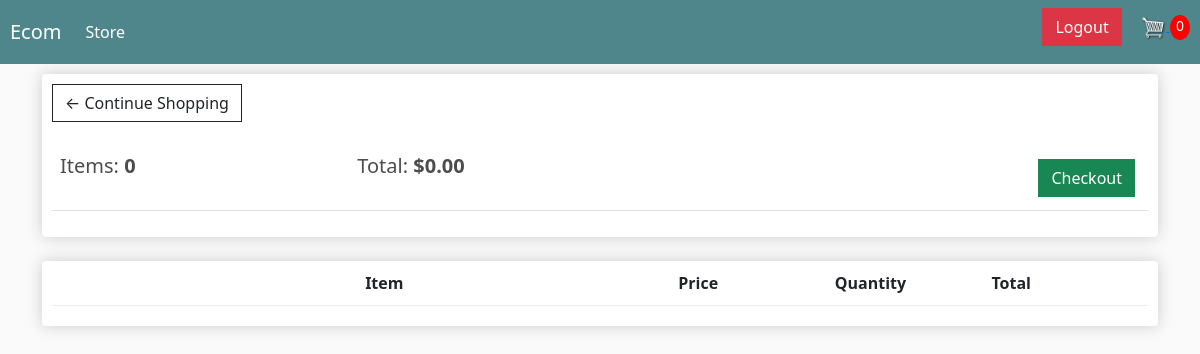
/cart/ (signed in), run on an earlier commit of the app's database.
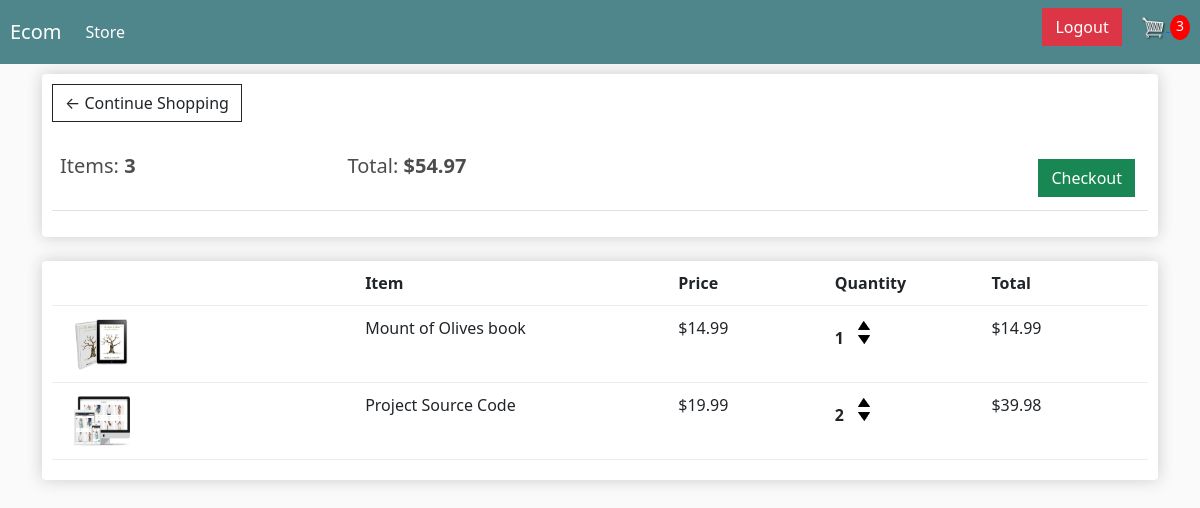
And on a later commit of the database.
### store/models.py (models this page shows, shortened)
class Order(models.Model):
    customer = models.ForeignKey(Customer, on_delete=models.SET_NULL, null=True, blank=True)
    date_ordered = models.DateTimeField(auto_now_add=True)
    complete = models.BooleanField(default=False, null=True, blank=False)
    transaction_id = models.CharField(max_length=100, null=True)
    @property
    def get_cart_total(self):
        orderitems = self.orderitem_set.all()
        total = sum([item.get_total for item in orderitems])
        return total
    @property
    def get_cart_items(self):
        orderitems = self.orderitem_set.all()
        total = sum([item.quantity for item in orderitems])
        return total

class OrderItem(models.Model):
    product = models.ForeignKey(Product, on_delete=models.SET_NULL, blank=True, null=True)
    order = models.ForeignKey(Order, on_delete=models.SET_NULL,blank=True, null=True)
    quantity = models.IntegerField(default=0, null=True, blank=True)
    date_added = models.DateTimeField(auto_now_add=True)
    @property
    def get_total(self):
        total = self.quantity * self.product.price
        return total

class Product(models.Model):
    name = models.CharField(max_length=200, null=True)
    price = models.FloatField()
    digital = models.BooleanField(default=False, null=True, blank=False)
    image = models.ImageField(null=True, blank=True)
    @property
    def imageURL(self):
        try:
            url = self.image.url
        except:
            url = ''
        return url

### store/views.py (the view)
# urls.py: path('cart/', views.cart, name='cart'),
@login_required
def cart(request):
    data = cartData(request)
    cartItems = data['cartItems']
    order = data['order']
    items = data['items']
    context = {
        'items': items,
        'order': order,
        'cartItems': cartItems
    }
    return render(request, 'store/cart.html', context)

### store/utils.py (called while the page is built)
def cartData(request):
    if request.user.is_authenticated:
        customer = request.user.customer
        order, created = Order.objects.get_or_create(customer=customer, complete=False)
        items = order.orderitem_set.all()
        cartItems = order.get_cart_items
    else:
        cookieData = cookieCart(request)
        cartItems = cookieData['cartItems']
        order = cookieData['order']
        items = cookieData['items']
    return {'cartItems': cartItems, 'order': order, 'items': items}

### store/templates/store/cart.html
{% extends 'store/main.html' %}
{% load static %}
{% block content %}
<div class="row">
	<div class="col-lg-12">
        <div class="box-element">
            <a  class="btn btn-outline-dark" href="{% url 'store' %}">&#x2190; Continue Shopping</a>
            <br>
            <br>
            <table class="table">
                <tr>
                    <th><h5>Items: <strong>{{ order.get_cart_items }}</strong></h5></th>
                    <th><h5>Total:<strong> ${{ order.get_cart_total|floatformat:2 }}</strong></h5></th>
                    <th>
                        <a  style="float:right; margin:5px;" class="btn btn-success" href="{% url 'checkout' %}">Checkout</a>
                    </th>
                </tr>
            </table>
        </div>
		<br>
        <div class="box-element">
            <div class="cart-row">
                <div style="flex:2"></div>
                <div style="flex:2"><strong>Item</strong></div>
                <div style="flex:1"><strong>Price</strong></div>
                <div style="flex:1"><strong>Quantity</strong></div>
                <div style="flex:1"><strong>Total</strong></div>
            </div>
            {% for item in items %}
                <div class="cart-row">
                    <div style="flex:2"><img class="row-image" src="{{ item.product.imageURL }}"></div>
                    <div style="flex:2"><p>{{ item.product.name }}</p></div>
                    <div style="flex:1"><p>${{ item.product.price|floatformat:2 }}</p></div>
                    <div style="flex:1">
                        <p class="quantity">{{ item.quantity }}</p>
                        <div class="quantity">
                            <img data-product='{{ item.product.id }}' data-action='add' class="chg-quantity update-cart" src="{% static  'images/arrow-up.png' %}">
                            <img data-product='{{ item.product.id }}' data-action='remove' class="chg-quantity update-cart" src="{% static  'images/arrow-down.png' %}">
                        </div>
                    </div>
                    <div style="flex:1"><p>${{ item.get_total }}</p></div>
                </div>
            {% endfor %}
	</div>
</div>
{% endblock content %}

### store/templates/store/main.html (shortened to what this page needs)
{% load static %}
<!DOCTYPE html>
<html lang="en">
<head>
    <link href="https://cdn.jsdelivr.net/npm/bootstrap@5.1.0/dist/css/bootstrap.min.css" rel="stylesheet">
    <link rel="stylesheet" href="{% static 'css/main.css' %}">
</head>
<body>
    <nav class="navbar navbar-expand-lg navbar-dark bg-dark" style="padding: 0 10px;">
        <a class="navbar-brand" href="{% url 'store' %}">Ecom</a>
        <div class="collapse navbar-collapse" id="navbarSupportedContent">
            <ul class="navbar-nav me-auto mb-2 mb-lg-0">
                <li class="nav-item">
                    <a class="nav-link active" aria-current="page" href="{% url 'store' %}">Store</a>
                </li>
            </ul>
            <div class="form-inline my-2 my-lg-">
                {% if user.is_authenticated %}
                    <a href="{% url 'logout' %}"class="btn btn-danger">Logout</a>
                    <a href="{% url 'cart' %}">
                        <img id="cart-icon" src="{% static 'images/cart.png' %}">
                    </a>
                    <p id="cart-total">{{ cartItems }}</p>
                {% else %}
                    <a href="{% url 'login' %}" class="btn btn-warning">Login</a>
                    <a href="{% url 'register' %}" class="btn btn-warning">register</a>
                {% endif %}
            </div>
        </div>
    </nav>
    <div class="container">
        {% block content %}
        {% endblock content %}
    </div>
</body>
</html>

### static/css/main.css (style rules this page uses)
body { background-color: hsl(0, 0%, 98%); }
h1, h2, h3, h4, h5, h6 { color: hsl(0, 0%, 30%); }
.box-element { box-shadow: hsl(0, 0%, 80%) 0 0 16px; background-color: #fff; border-radius: 4px; padding: 10px; }
.bg-dark { background-color: #4f868c !important; }
#cart-icon { width: 25px; display: inline-block; margin-left: 15px; }
#cart-total { display: inline-block; text-align: center; color: #fff; background-color: red; width: 20px; height: 25px; border-radius: 50%; font-size: 14px; }
.col-lg-4, .col-lg-6, .col-lg-8, .col-lg-12 { margin-top: 10px; }
.btn { border-radius: 0; }
.row-image { width: 100px; }
.cart-row { display: flex; align-items: flex-stretch; padding-bottom: 10px; margin-bottom: 10px; border-bottom: 1px solid #ececec; }
.quantity { display: inline-block; font-weight: 700; padding-right: 10px; }
.chg-quantity { width: 12px; cursor: pointer; display: block; margin-top: 5px; transition: 0.1s; }

What changed in the data, as far as the page shows it:
computed for Order: get_cart_items "0" → "3"; get_cart_total "0.00" → "54.97"
added OrderItem: product.imageURL (picture), product.name "Mount of Olives book", product.price "14.99", quantity "1", get_total "14.99"
added OrderItem: product.imageURL (picture), product.name "Project Source Code", product.price "19.99", quantity "2", get_total "39.98"
Also different on the page:
{{ cartItems }}: "0" → "3"
